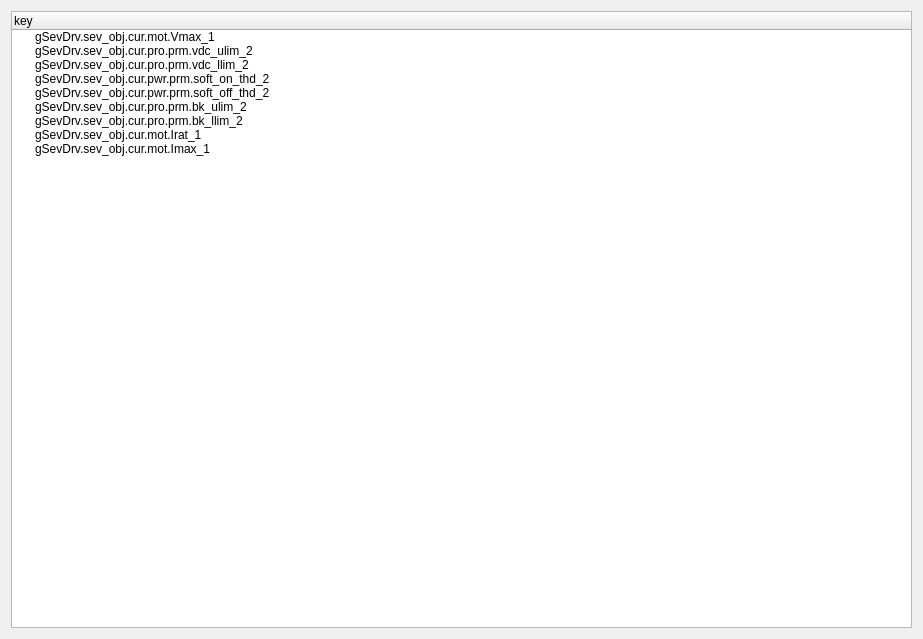
<?xml version="1.0" encoding="UTF-8"?>
<ui version="4.0">
 <class>Form</class>
 <widget class="QWidget" name="Form">
  <property name="geometry">
   <rect>
    <x>0</x>
    <y>0</y>
    <width>923</width>
    <height>639</height>
   </rect>
  </property>
  <property name="windowTitle">
   <string>Form</string>
  </property>
  <layout class="QVBoxLayout" name="verticalLayout">
   <item>
    <widget class="QTreeWidget" name="treeWidget">
     <column>
      <property name="text">
       <string>key</string>
      </property>
     </column>
     <item>
      <property name="text">
       <string>gSevDrv.sev_obj.cur.mot.Vmax_1</string>
      </property>
     </item>
     <item>
      <property name="text">
       <string>gSevDrv.sev_obj.cur.pro.prm.vdc_ulim_2</string>
      </property>
     </item>
     <item>
      <property name="text">
       <string>gSevDrv.sev_obj.cur.pro.prm.vdc_llim_2</string>
      </property>
     </item>
     <item>
      <property name="text">
       <string>gSevDrv.sev_obj.cur.pwr.prm.soft_on_thd_2</string>
      </property>
     </item>
     <item>
      <property name="text">
       <string>gSevDrv.sev_obj.cur.pwr.prm.soft_off_thd_2</string>
      </property>
     </item>
     <item>
      <property name="text">
       <string>gSevDrv.sev_obj.cur.pro.prm.bk_ulim_2</string>
      </property>
     </item>
     <item>
      <property name="text">
       <string>gSevDrv.sev_obj.cur.pro.prm.bk_llim_2</string>
      </property>
     </item>
     <item>
      <property name="text">
       <string>gSevDrv.sev_obj.cur.mot.Irat_1</string>
      </property>
     </item>
     <item>
      <property name="text">
       <string>gSevDrv.sev_obj.cur.mot.Imax_1</string>
      </property>
     </item>
    </widget>
   </item>
  </layout>
 </widget>
 <resources/>
 <connections/>
</ui>
